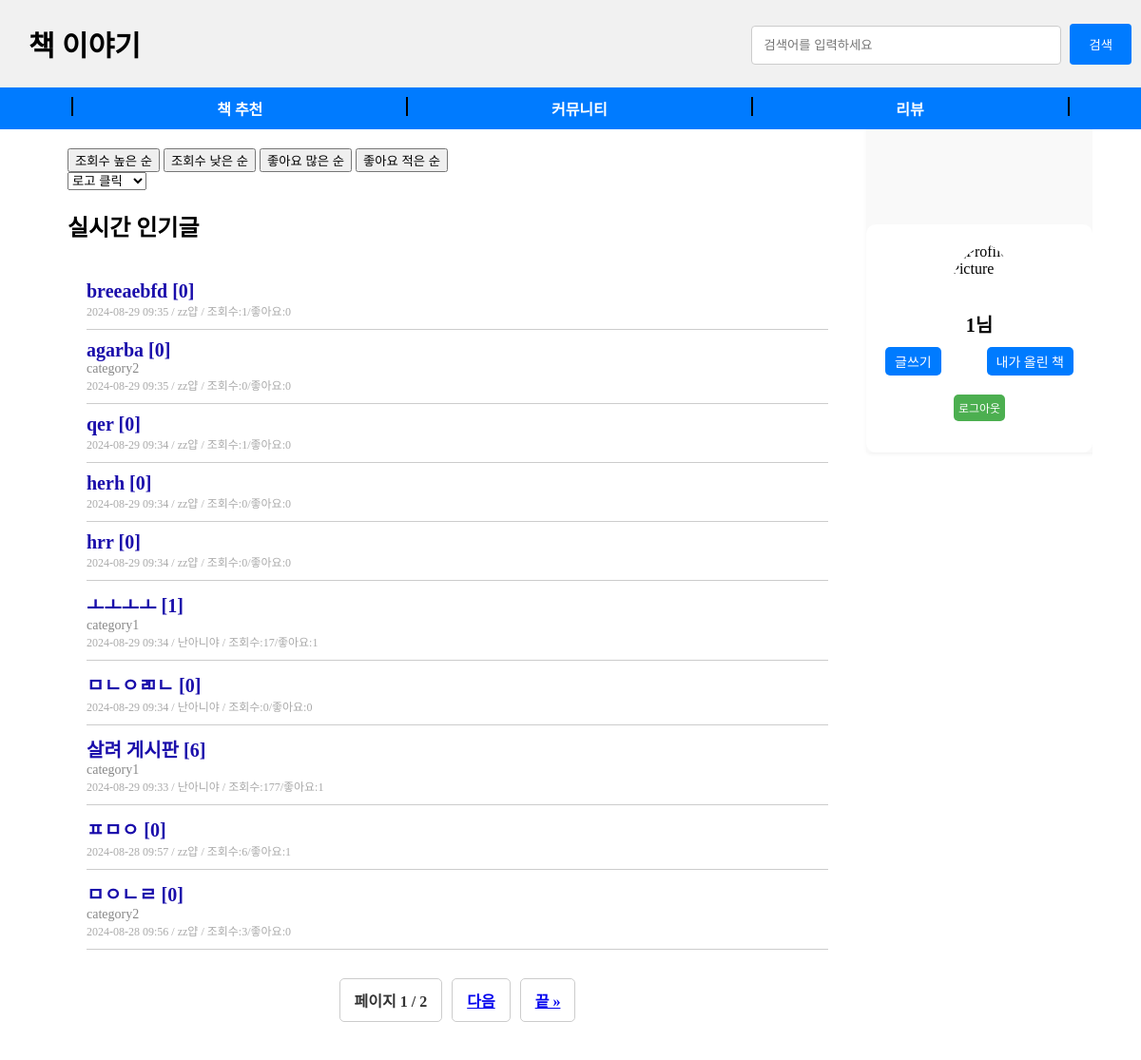
The page /book/ (signed in) on the database as committed earlier.
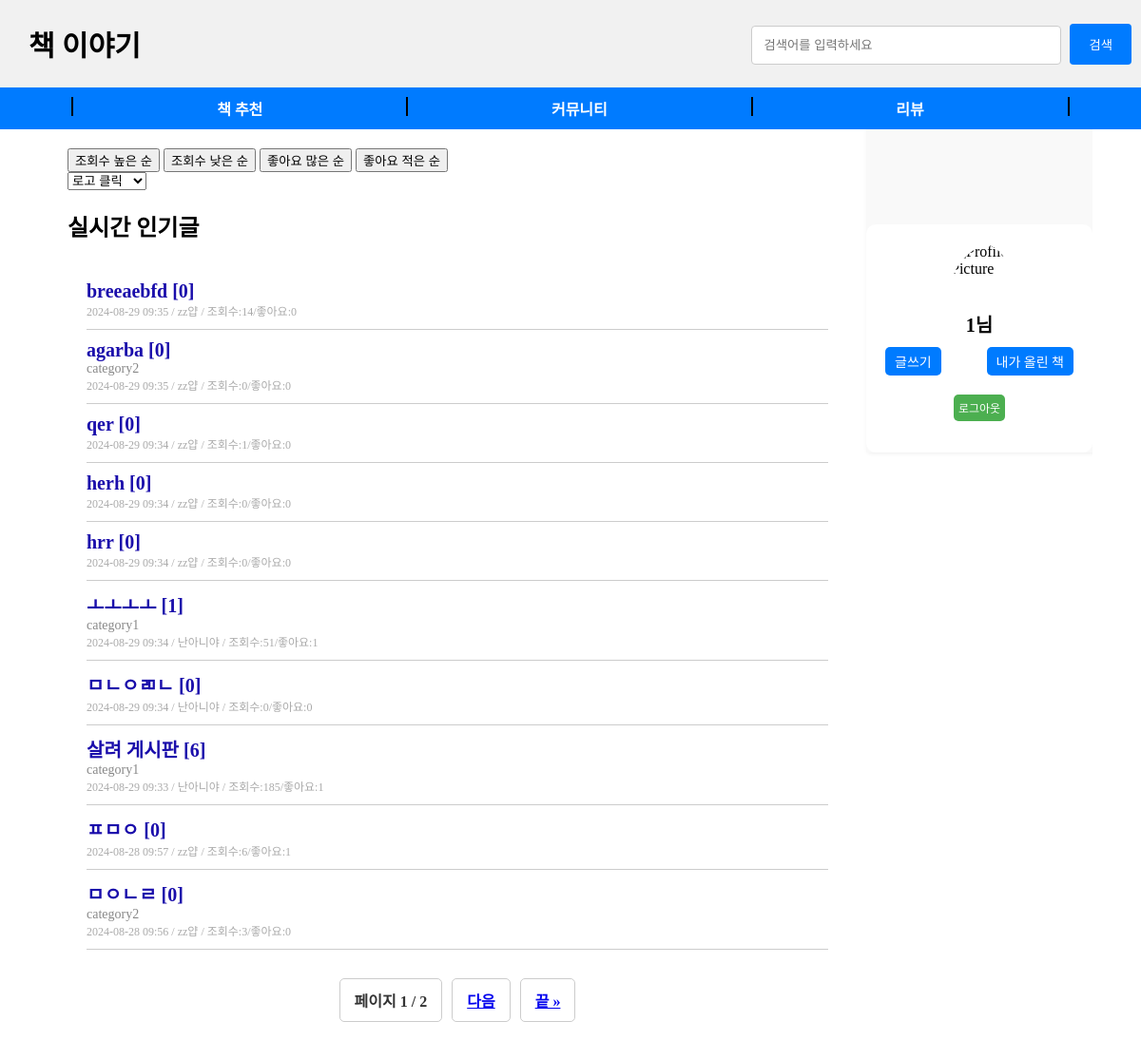
The same page on the database as committed later.
### book/models.py (models this page shows, shortened)
class Post_information(models.Model):
    STATUS_CHOICES = [
        ('published', '공개'),
        ('unpublished', '비공개'),
    ]
    title = models.CharField(max_length=255, null=False)                  # 제목
    content = models.TextField(null=False)                                # 내용
    category = models.CharField(max_length=100, blank=True)               # 카테고리
    status = models.CharField(max_length=20, choices=STATUS_CHOICES, default='published')  # 상태
    author = models.ForeignKey(User_information, on_delete=models.CASCADE)  # 작성자
    like_users = models.ManyToManyField(User_information,default=1, related_name='post_like_user',blank =True)
    created_at = models.DateTimeField(auto_now_add=True)                  # 작성일
    updated_at = models.DateTimeField(auto_now=True)                      # 수정일
    tags = models.ManyToManyField('Tag', blank=True)  # 태그 추가
    views = models.IntegerField(default=0)  #조회수

class User_information(models.Model):
    username = models.CharField(max_length=100, unique=True, null=False)  # 아이디
    password = models.CharField(max_length=100, null=False)               # 비밀번호
    nickname = models.CharField(max_length=100, unique=True, null=False)  # 닉네임
    birthdate = models.CharField(max_length=8, null=False)                # 생년월일 (YYYYMMDD)

class Comment(models.Model):
    post = models.ForeignKey(Post_information, related_name='comments', on_delete=models.CASCADE)  # 게시물과의 관계
    author = models.ForeignKey(User_information, on_delete=models.CASCADE)  # 작성자
    comment_like_users = models.ManyToManyField(User_information,default=1, related_name='comment_like_user',blank =True)
    content = models.TextField(null=False)  # 댓글 내용
    created_at = models.DateTimeField(auto_now_add=True)  # 작성 시간
    likes = models.IntegerField(default=0)  # 좋아요 수

### book/views.py (the view)
# urls.py: path('', views.index, name='index'),
def index(request):
    print("titlelist")
    category = request.GET.get('category','all')  # 선택된 카테고리 가져오기
    print(category)
    if category == 'all' or category == '':
        post_list = Post_information.objects.all().annotate(like_count=Count('like_users')).order_by('-created_at')#좋아요도 표시
    else:
        post_list = Post_information.objects.filter(category=category).annotate(like_count=Count('like_users')).order_by('-created_at')#좋아요도 표시
    paginator = Paginator(post_list, 10)  # 페이지당 20개의 게시물을 표시합니다
    page_number = request.GET.get('page')
    page_obj = paginator.get_page(page_number)
    context = {
        'page_obj': page_obj,
    }
    return render(request,'book/index.html',context)

### book/templates/book/index.html (shortened to what the changed rows need)
<!DOCTYPE html>
<html>
<head>
</head>
<body>
    <div id ="container" class ="content_body" style ="height: auto !important;">
        <div class="main-content" style ="height: auto !important;">
            <div class ="sidebar" style ="height: auto !important;">
                <div class="login-post-container">
                    <div class="login-container">
                        {% if request.session.username %}
                            <div class="user-info">
                                {% load static %}
                                <h2>{{ request.session.username }}님</h2>
                            </div>
                        {% endif %}
                    </div>
                </div>
            </div>
            <div class ="content">
                <div class="post-list" >
                    {% if results == 1%}
                            <h2>검색 결과 </h2>
                            <ul class="post-list">
                                {% for post in page_obj %}
                                    <li class="post-item">
                                        {% comment %} <a href="{% url 'post_detail' post.id %}">{{ post.title }}</a> - {{ post.created_at }} {% endcomment %}
                                        <a href="{% url 'post_detail' post.pk %}" class="post-title">{{ post.title }}</a>
                                        <div class="post-category">{{ post.category }}</div>
                                        <div class="post-meta">{{ post.created_at|date:"Y-m-d H:i" }} / {{ post.author.nickname }} / 조회수:{{ post.views }} </div>
                                    </li>
                                {% endfor %}
                            </ul>
                    {% else %}
                            <h2>실시간 인기글</h2>
                            <ul class="post-list">
                                {% for post in page_obj %}
                                <li class="post-item">
                                    <a href="{% url 'post_detail' post.pk %}" class="post-title">{{ post.title }}  [{{post.comments.all|length}}]</a>
                                    <div class="post-category">{{ post.category }}</div>
                                    <div class="post-meta">{{ post.created_at|date:"Y-m-d H:i" }} / {{ post.author.nickname }} / 조회수:{{ post.views }}/좋아요:{{ post.like_count }}</div>
                                </li>
                                {% empty %}
                                <li>게시글이 없습니다.</li>
                                {% endfor %}
                            </ul>
                    {% endif %}
                </div>
            </div>
        </div>
    </div>
</body>
</html>

Rows that differ between the two databases and show on the page:
changed Post_information "breeaebfd": views "1" → "14"
changed Post_information "ㅗㅗㅗㅗ": views "17" → "51"
changed Post_information "살려 게시판": views "177" → "185"
